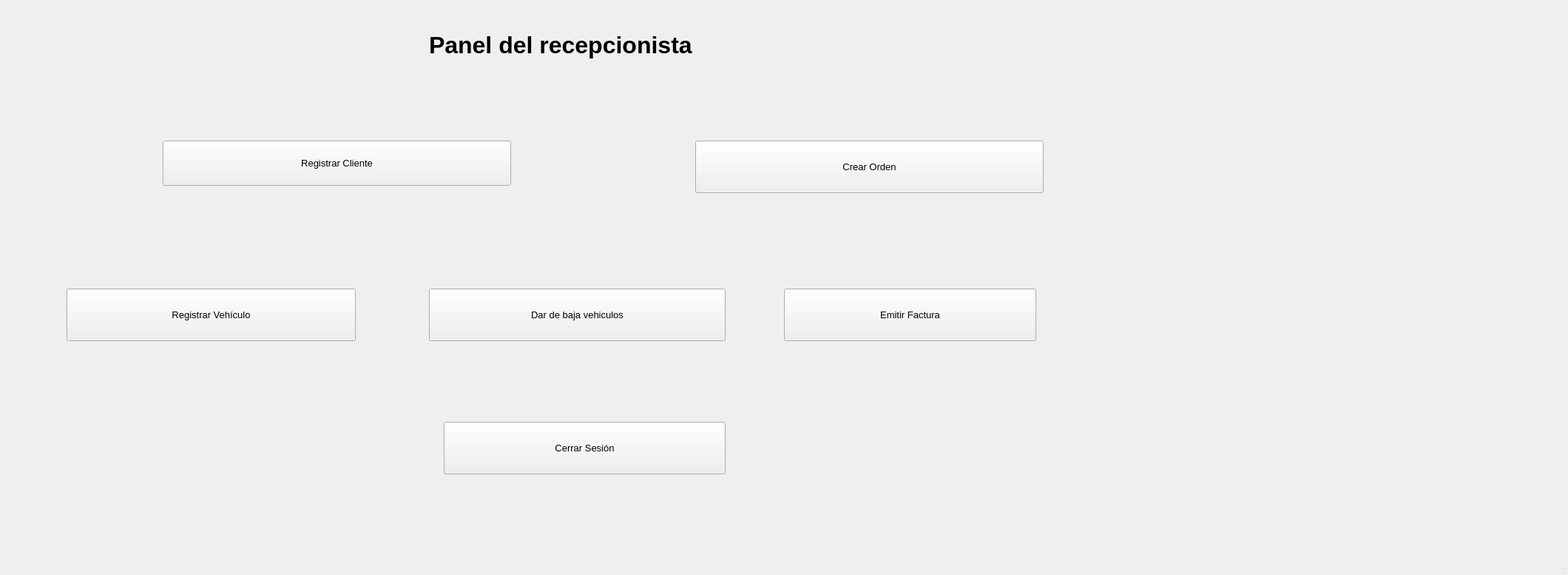
<?xml version="1.0" encoding="UTF-8"?>
<ui version="4.0">
 <class>RecepcionistaPanel</class>
 <widget class="QMainWindow" name="RecepcionistaPanel">
  <property name="geometry">
   <rect>
    <x>0</x>
    <y>0</y>
    <width>2120</width>
    <height>777</height>
   </rect>
  </property>
  <property name="windowTitle">
   <string>Panel del recepcionista</string>
  </property>
  <widget class="QWidget" name="centralwidget">
   <widget class="QLabel" name="lblTitulo">
    <property name="geometry">
     <rect>
      <x>580</x>
      <y>30</y>
      <width>491</width>
      <height>61</height>
     </rect>
    </property>
    <property name="font">
     <font>
      <family>Segoe UI</family>
      <pointsize>24</pointsize>
      <weight>75</weight>
      <bold>true</bold>
     </font>
    </property>
    <property name="text">
     <string>Panel del recepcionista</string>
    </property>
   </widget>
   <widget class="QPushButton" name="btnRegistrarCliente">
    <property name="geometry">
     <rect>
      <x>220</x>
      <y>190</y>
      <width>471</width>
      <height>61</height>
     </rect>
    </property>
    <property name="font">
     <font>
      <family>Segoe UI</family>
      <pointsize>10</pointsize>
     </font>
    </property>
    <property name="text">
     <string>Registrar Cliente</string>
    </property>
   </widget>
   <widget class="QPushButton" name="btnCrearOrdenServicio">
    <property name="geometry">
     <rect>
      <x>940</x>
      <y>190</y>
      <width>471</width>
      <height>71</height>
     </rect>
    </property>
    <property name="font">
     <font>
      <family>Segoe UI</family>
      <pointsize>10</pointsize>
     </font>
    </property>
    <property name="text">
     <string>Crear Orden</string>
    </property>
   </widget>
   <widget class="QPushButton" name="btnRegistrarVehiculo">
    <property name="geometry">
     <rect>
      <x>90</x>
      <y>390</y>
      <width>391</width>
      <height>71</height>
     </rect>
    </property>
    <property name="font">
     <font>
      <family>Segoe UI</family>
      <pointsize>10</pointsize>
     </font>
    </property>
    <property name="text">
     <string>Registrar Vehículo</string>
    </property>
   </widget>
   <widget class="QPushButton" name="btnEmitirFacturas">
    <property name="geometry">
     <rect>
      <x>1060</x>
      <y>390</y>
      <width>341</width>
      <height>71</height>
     </rect>
    </property>
    <property name="font">
     <font>
      <family>Segoe UI</family>
      <pointsize>10</pointsize>
     </font>
    </property>
    <property name="text">
     <string>Emitir Factura</string>
    </property>
   </widget>
   <widget class="QPushButton" name="btnCerrarSesion">
    <property name="geometry">
     <rect>
      <x>600</x>
      <y>570</y>
      <width>381</width>
      <height>71</height>
     </rect>
    </property>
    <property name="font">
     <font>
      <family>Segoe UI</family>
      <pointsize>10</pointsize>
     </font>
    </property>
    <property name="text">
     <string>Cerrar Sesión</string>
    </property>
   </widget>
   <widget class="QPushButton" name="btnBajaVehiculos">
    <property name="geometry">
     <rect>
      <x>580</x>
      <y>390</y>
      <width>401</width>
      <height>71</height>
     </rect>
    </property>
    <property name="font">
     <font>
      <family>Segoe UI</family>
      <pointsize>10</pointsize>
     </font>
    </property>
    <property name="text">
     <string>Dar de baja vehiculos</string>
    </property>
   </widget>
   <widget class="QWidget" name="imagen" native="true">
    <property name="geometry">
     <rect>
      <x>1480</x>
      <y>40</y>
      <width>411</width>
      <height>651</height>
     </rect>
    </property>
   </widget>
  </widget>
  <widget class="QMenuBar" name="menubar">
   <property name="geometry">
    <rect>
     <x>0</x>
     <y>0</y>
     <width>2120</width>
     <height>26</height>
    </rect>
   </property>
  </widget>
  <widget class="QStatusBar" name="statusbar"/>
 </widget>
 <resources/>
 <connections/>
</ui>
